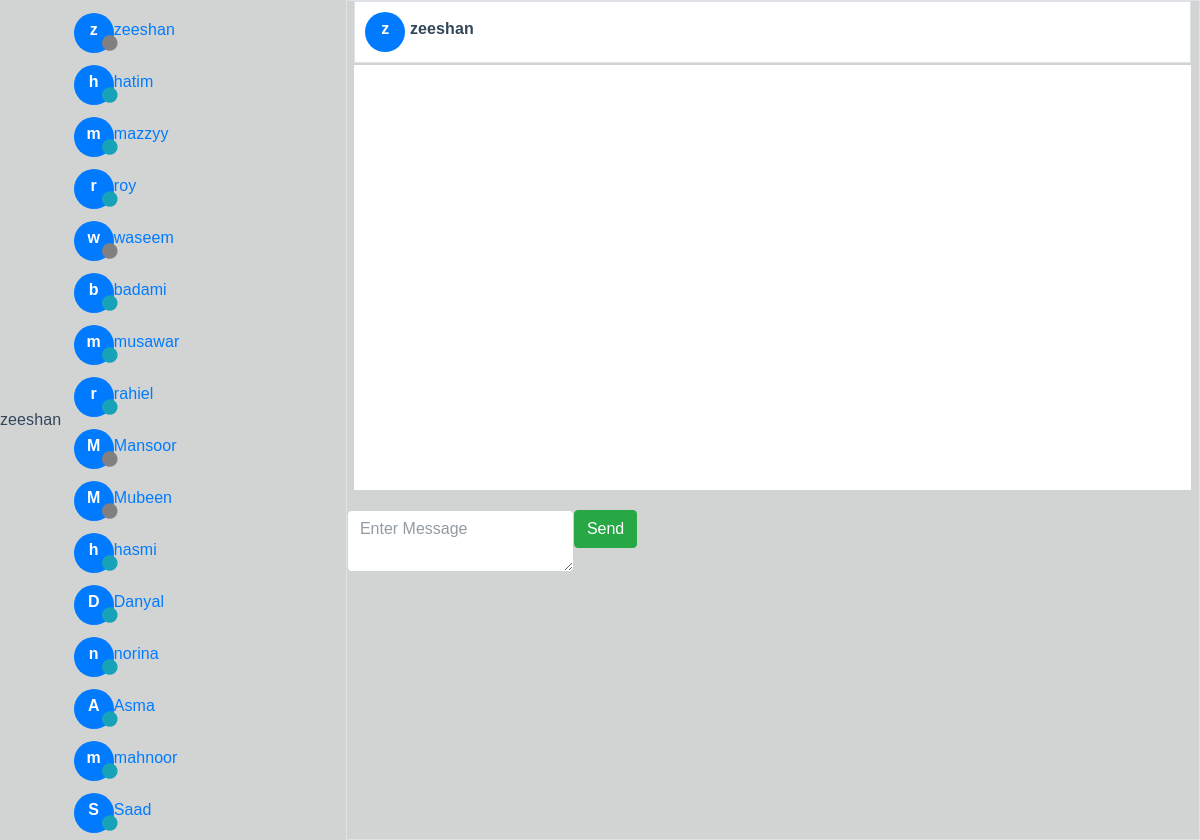
Screenshot of /conversation.php?user=1 with the database file from the repository.
### tables this page shows
CREATE TABLE `tbl_users` (
  `u_id` int(11) NOT NULL,
  `emp_id` int(11) NOT NULL,
  `u_name` varchar(100) NOT NULL,
  `u_pass` varchar(100) NOT NULL,
  `role_id` int(11) NOT NULL,
  `u_status` varchar(10) NOT NULL,
  `date_time` timestamp NOT NULL DEFAULT current_timestamp() ON UPDATE current_timestamp(),
  `login_status` tinyint(4) DEFAULT 0
);

### conversation.php (the view, shortened to what this page needs)
<?php include("db/db.php");
 echo $user_id = $_SESSION['u_id'];
$friend=$_GET['user'];
$friend=("SELECT * FROM `tbl_users` WHERE `u_id` = $friend ");
$friend = mysqli_query($conn, $friend);
$friend = $friend->fetch_assoc();
?>
<!DOCTYPE html>
<html lang="en">
<head>
  <link rel="stylesheet" href="plugins/fontawesome-free/css/all.min.css">
  <link rel="stylesheet" href="plugins/icheck-bootstrap/icheck-bootstrap.min.css">
  <link rel="stylesheet" href="dist/css/adminlte.min.css">
  <link rel="stylesheet" href="css/style.css">
</head>
<body>
   <?php
function makeImageFromName($name) {
    $shortName = "";
    $names = explode(" ", $name);
    foreach ($names as $w) {
        $shortName .= $w[0];
    }
    $userImage = '<div class="name-image bg-primary">'.$shortName.'</div>';
    return $userImage;
}
   ?>
<div class="container-fluid">
    <div class="row justify-content-center">
        <div class="col-md-3">
            <ul class="list-group list-chat-item">
            <?php
                                $sql=("SELECT * FROM `tbl_users` ");
                                $allUsers = mysqli_query($conn, $sql);
                                if ($allUsers->num_rows > 0) {
                                    while($User = $allUsers->fetch_assoc())
                                    {
                                       if(!($User['u_id']==$user_id))
                                       {
                                                $userid=$User['u_id'];
                                            echo   '<li class="chat-user-list">';
                                            echo  "<a href='conversation.php?user=$userid'>";
                                            echo  '<div class="chat-image">';
                                            echo             makeImageFromName($User['u_name']);
                                                if($User['login_status']==0){
                                                        echo       '<i class="fa fa-circle user-status-icon user-icon-'.$userid. '"title="away"></i>';
                                                    }
                                                    else{
                                                      echo       '<i class="fa fa-circle user-status-icon text-info user-icon-'.$userid. '"title="away"></i>';
                                                    }
                                            echo  '</div>';
                                            echo $User['u_name'];
                                            echo '</a>';
                                            echo '</li>';
                                    }
                                     }
                                }
                      ?>
                </ul>
        </div>
        <div class="col-md-9 chat-section border">
            <div class="chat-header border">
                <div class="chat-image">
                    <?php echo makeImageFromName($friend['u_name']) ?>
                </div>
                <div class="chat-name font-weight-bold">
                    <?php echo $friend['u_name'];
               ?>
                </div>
            </div>
            <div class="chat-body" id="chatBody">
            </div>
            <div class="chat-box">
            <form action="">
                <div class="row" id="chatInput" contenteditable="">
                    <form id="chat-room-frm" method="post" action="">
					<div class="form-group">
                    	<textarea class="form-control" id="msg" name="msg" placeholder="Enter Message"></textarea>
	                </div>
	                <div class="form-group">
	                    <input type="button" value="Send" class="btn btn-success btn-block" id="send" name="send">
	                </div>
			    </form>
                </div>
            </div>
        </div>
    </div>
    </body>
</html>

### css/style.css (style rules this page uses)
body { font-size: 18px; }
.chat-user-list { list-style: none; list-style-type: none !important; }
.name-image { width: 40px; height: 40px; color: #ffffff; border-radius: 50%; font-weight: bold; padding-top: 5px; display: inline-block; text-align: center; }
.chat-image, .chat-name { display: inline-block; }
.chat-user-list { margin-bottom: 2px; padding: 5px; height: 50px; }
.user-status-icon { position: absolute; top: 22px; left: 28px; color: grey; }
.chat-image { position: relative; }
.chat-header { min-height: 60px; padding: 10px; margin-bottom: 2px; background: #ffffff }
.chat-body { height: calc(100vh - 375px); background: #ffffff; padding: 30px 50px; margin-bottom: 20px; position: relative; }
body { display: flex; align-items: center; justify-content: center; min-height: 100vh; background: #d2d4d4; font-family: "proxima-nova", "Source Sans Pro", sans-serif; font-size: 1em; letter-spacing: 0.1px; color: #32465a; text-rendering: optimizeLegibility; text-shadow: 1px 1px 1px rgba(0, 0, 0, 0.004); -webkit-font-smoothing: antialiased; }

### rows the page displays
tbl_users: shortName "z", u_name "zeeshan"
tbl_users: shortName "h", u_name "hatim"
tbl_users: shortName "m", u_name "mazzyy"
tbl_users: shortName "r", u_name "roy"
tbl_users: shortName "w", u_name "waseem"
tbl_users: shortName "b", u_name "badami"
tbl_users: shortName "m", u_name "musawar"
tbl_users: shortName "r", u_name "rahiel"
tbl_users: shortName "M", u_name "Mansoor"
tbl_users: shortName "M", u_name "Mubeen"
tbl_users: shortName "h", u_name "hasmi"
tbl_users: shortName "D", u_name "Danyal"
tbl_users: shortName "n", u_name "norina"
tbl_users: shortName "A", u_name "Asma"
tbl_users: shortName "m", u_name "mahnoor"
tbl_users: shortName "S", u_name "Saad"

### other values shown
$shortName "z"
